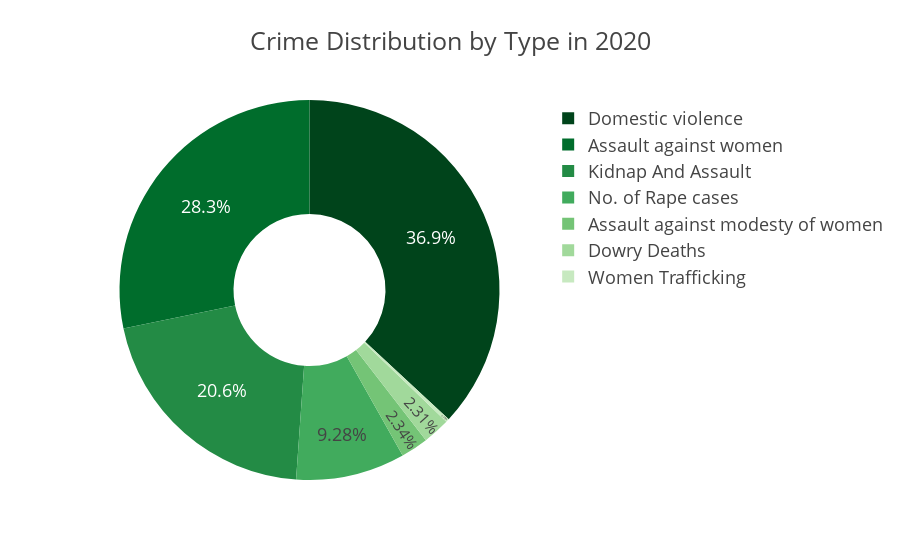

The cell this chart's notebook holds for it:
### Markdown cell above
Presenting the data visually like this aids in identifying key areas to focus on when addressing these crimes.

### Code cell
fig = px.pie(
    crime_2020,
    names='Crime Type',
    values='Value',
    title=f'Crime Distribution by Type in {year}',
    hole=0.4,
    template='presentation',
    color_discrete_sequence=px.colors.sequential.Greens_r
)

fig.update_traces(
    textinfo='percent',      
    textposition='inside',    
    hoverinfo='label+percent' 
)

fig.update_layout(
    paper_bgcolor="rgba(9,0,8,0)",
    plot_bgcolor="rgba(0,0,0,0)"
)

fig.write_image(os.path.join(results_dir, 'pie_chart.jpg'))
fig.write_image(os.path.join(results_dir, 'pie_chart.png'))
fig.write_html(os.path.join(results_dir, 'pie_chart.html'))
fig.show()

### Figure 1 — Plotly figure (JSON) as saved in the notebook; plotly's stock layout.template omitted (floating-point values rounded to 4 significant figures)
{"data": [{"domain": {"x": [0, 1], "y": [0, 1]}, "hole": 0.4, "hoverinfo": "label+percent", "hovertemplate": "Crime Type=%{label}<br>Value=%{value}<extra></extra>", "labels": ["Assault against modesty of women", "Assault against women", "Domestic violence", "Dowry Deaths", "Kidnap And Assault", "No. of Rape cases", "Women Trafficking"], "legendgroup": "", "name": "", "showlegend": true, "textinfo": "percent", "textposition": "inside", "type": "pie", "values": [7065, 85392, 111549, 6966, 62300, 28046, 868]}], "layout": {"autosize": true, "legend": {"tracegroupgap": 0}, "paper_bgcolor": "rgba(9,0,8,0)", "piecolorway": ["rgb(0,68,27)", "rgb(0,109,44)", "rgb(35,139,69)", "rgb(65,171,93)", "rgb(116,196,118)", "rgb(161,217,155)", "rgb(199,233,192)", "rgb(229,245,224)", "rgb(247,252,245)"], "plot_bgcolor": "rgba(0, 0, 0, 0)", "title": {"text": "Crime Distribution by Type in 2020"}}}
